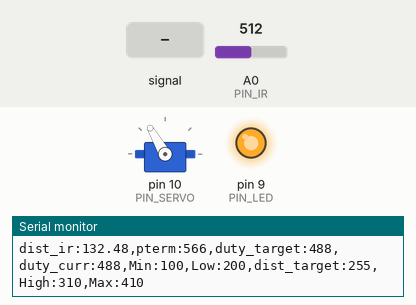
Simulated run of this sketch. Board: Arduino Uno, built with avr-gcc and run on an emulated ATmega328P. Shown: servo, output pins drawn as LEDs (lit = HIGH), the last lines printed to the serial monitor. The inputs (shaded band) are chosen by the test bench; at power-on: A0 (PIN_IR) = 512.

Above: at 1.2 s.
1.3 s: A0 (PIN_IR) fed a 200 Hz sine of ±255 counts around its level
At 3.2 s:
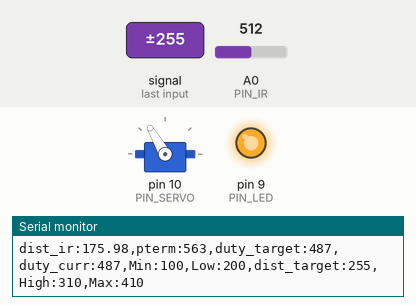
4.3 s: A0 (PIN_IR) set to 197
5.8 s: A0 (PIN_IR) set to 181
8.8 s: A0 (PIN_IR) set to 265
At 9.3 s:
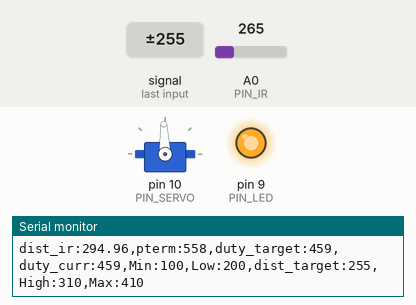
10.3 s: A0 (PIN_IR) set to 122
At 10.7 s:
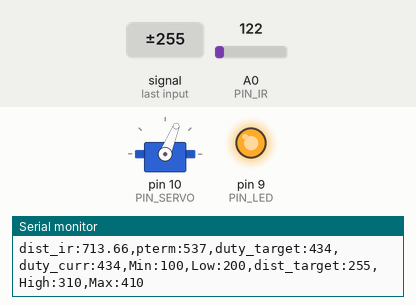
11.8 s: A0 (PIN_IR) set to 16
13.3 s: A0 (PIN_IR) set to 13
At 14.5 s:
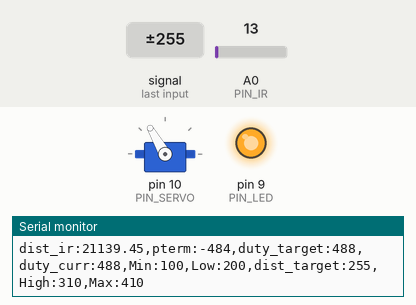
Timing chart, 0 to 15.8 s (numbered marks = the images above; inputs shaded):
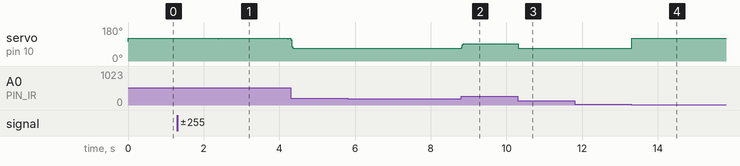

The sketch:

22P06.ino
```cpp
#include <Servo.h>

/////////////////////////////
// Configurable parameters //
/////////////////////////////

// Arduino pin assignment
#define PIN_LED 9  // LED 9번핀에 연결
#define PIN_SERVO 10 // 서보10핀에 연결
#define PIN_IR A0  // 적외선 센서 signal -> A0핀

// Framework setting
#define _DIST_TARGET 255    // 목표 위치가 25.5cm임을 선언
#define _DIST_MIN 100
#define _DIST_MAX 410

// Distance sensor
#define _DIST_ALPHA 0.5        // ema 필터의 측정 보정치

// Servo range
#define _DUTY_MIN 1240
#define _DUTY_NEU 1590
#define _DUTY_MAX 1780

// Servo speed control
#define _SERVO_ANGLE 25       // servo 각도 설정
#define _SERVO_SPEED 30       // servo 속도 설정

// Event periods
#define _INTERVAL_DIST 1
#define _INTERVAL_SERVO 1
#define _INTERVAL_SERIAL 100

// PID parameters
#define _KP 2.4

//filter
#define LENGTH 30
#define k_LENGTH 8
#define Horizontal_Angle 2160
#define Max_Variable_Angle 100

// Servo instance
Servo myservo;

//////////////////////
// global variables //
//////////////////////
float dist_min, dist_max;
float a, b;
int correction_dist, iter, cnt;
float dist_list[LENGTH], sum;
float alpha;


// Distance sensor
float dist_target; // location to send the ball
float dist_ema, dist_cali;

// Event periods
unsigned long last_sampling_time_dist, last_sampling_time_servo, last_sampling_time_serial;
bool event_dist, event_servo, event_serial;

// Servo speed control
int duty_chg_per_interval;
int duty_target, duty_curr;

// PID variables
float error_curr, error_prev, control, pterm, dterm, iterm;

void setup() {
// initialize GPIO pins for LED and attach servo
 pinMode(PIN_LED,OUTPUT);
 digitalWrite(PIN_LED, 1);
 myservo.attach(PIN_SERVO);


// initialize global variables
  dist_min = _DIST_MIN;
  dist_max = _DIST_MAX;
  alpha = _DIST_ALPHA;
  dist_target = _DIST_TARGET;
  a = 68.5;
  b = 308;
  correction_dist = 0;
  iter = 0; sum = 0;

// move servo to neutral position
 myservo.writeMicroseconds(_DUTY_NEU);

// initialize serial port
  Serial.begin(57600); // 시리얼 포트 초기화

// convert angle speed into duty change per interval.
  duty_chg_per_interval = (_DUTY_MAX - _DUTY_MIN) * ((float)_SERVO_SPEED / 180) * ((float)_INTERVAL_SERVO / 1000);
}

void loop() {
/////////////////////
// Event generator // 이벤트 실행 간격 구현
/////////////////////
  if (millis() >= last_sampling_time_dist + _INTERVAL_DIST) event_dist = true;
  if (millis() >= last_sampling_time_servo + _INTERVAL_SERVO) event_servo = true;
  if (millis() >= last_sampling_time_serial + _INTERVAL_SERIAL) event_serial = true;

////////////////////
// Event handlers //
////////////////////

  if(event_dist) {
    event_dist = false;
  // get a distance reading from the distance sensor
    ir_distance_filter();

  // PID control logic
    error_curr = dist_target - dist_ema;
    pterm = error_curr;
    control = _KP * pterm;

  // duty_target = f(duty_neutral, control)
    duty_target = _DUTY_NEU + control;

  // keep duty_target value within the range of [_DUTY_MIN, _DUTY_MAX]
    if (duty_target > _DUTY_MAX) duty_target = _DUTY_MAX;
    if (duty_target < _DUTY_MIN) duty_target = _DUTY_MIN;

    last_sampling_time_dist = millis(); // 마지막 dist event 처리 시각 기록
  }

  if(event_servo) {
    event_servo = false;
    // adjust duty_curr toward duty_target by duty_chg_per_interval
    myservo.writeMicroseconds(duty_target);
    // update servo position
    duty_curr = duty_target;
    last_sampling_time_servo = millis(); // 마지막 servo event 처리 시각 기록
  }

  if(event_serial) {
    event_serial = false;
    Serial.print("dist_ir:");
    Serial.print(dist_ema);
    Serial.print(",pterm:");
    Serial.print(map(pterm,-1000,1000,510,610));
    Serial.print(",duty_target:");
    Serial.print(map(duty_target,1000,2000,410,510));
    Serial.print(",duty_curr:");
    Serial.print(map(duty_curr,1000,2000,410,510));
    Serial.println(",Min:100,Low:200,dist_target:255,High:310,Max:410");
    last_sampling_time_serial = millis(); // 마지막 serial event 처리 시각 기록
  }
}

float ir_distance(void){ // return value unit: mm
  float val;
  float volt = float(analogRead(PIN_IR));
  val = ((6762.0/(volt-9.0))-4.0) * 10.0;
  return val;
}

float ir_distance_filter() {
  cnt = 0;
  sum = 0;
  while (cnt < LENGTH) //LENGTH 값 개수
  {
    dist_list[cnt] = 100 + 300.0 / (b - a) * (ir_distance() - a);
    sum += dist_list[cnt];
    cnt++;
  }


  // 선택 정렬
  for (int i = 0; i < LENGTH-1; i++){
    for (int j = i+1; j < LENGTH; j++){
      if (dist_list[i] > dist_list[j]) {
        float tmp = dist_list[i];
        dist_list[i] = dist_list[j];
        dist_list[j] = tmp;
      }
    }
  }

  // dist_cali값 계산 과정
  for (int i = 0; i < k_LENGTH; i++) {
    sum -= dist_list[i];
  }
  for (int i = 1; i <= k_LENGTH; i++) {
    sum -= dist_list[LENGTH-i];
  }

  dist_cali = sum/(LENGTH-2*k_LENGTH);

  // ema filter 적용
  dist_ema = alpha*dist_cali + (1-alpha)*dist_ema;
}
```

Measured:
- the behaviour switches between 15 and 14 on A0 (PIN_IR) (found by bisection; images 3 and 4)
- after the input at 1.3 s, servo on pin 10 (PIN_SERVO): alternates 120° for 1.8 s and 119° for 0.01 s, starting after 1.1 s
- after the input at 8.8 s, servo on pin 10 (PIN_SERVO): 68° → 92° at once
- after the input at 10.3 s, servo on pin 10 (PIN_SERVO): 92° → 68° at once
- after the input at 13.3 s, servo on pin 10 (PIN_SERVO): 68° → 120° at once
